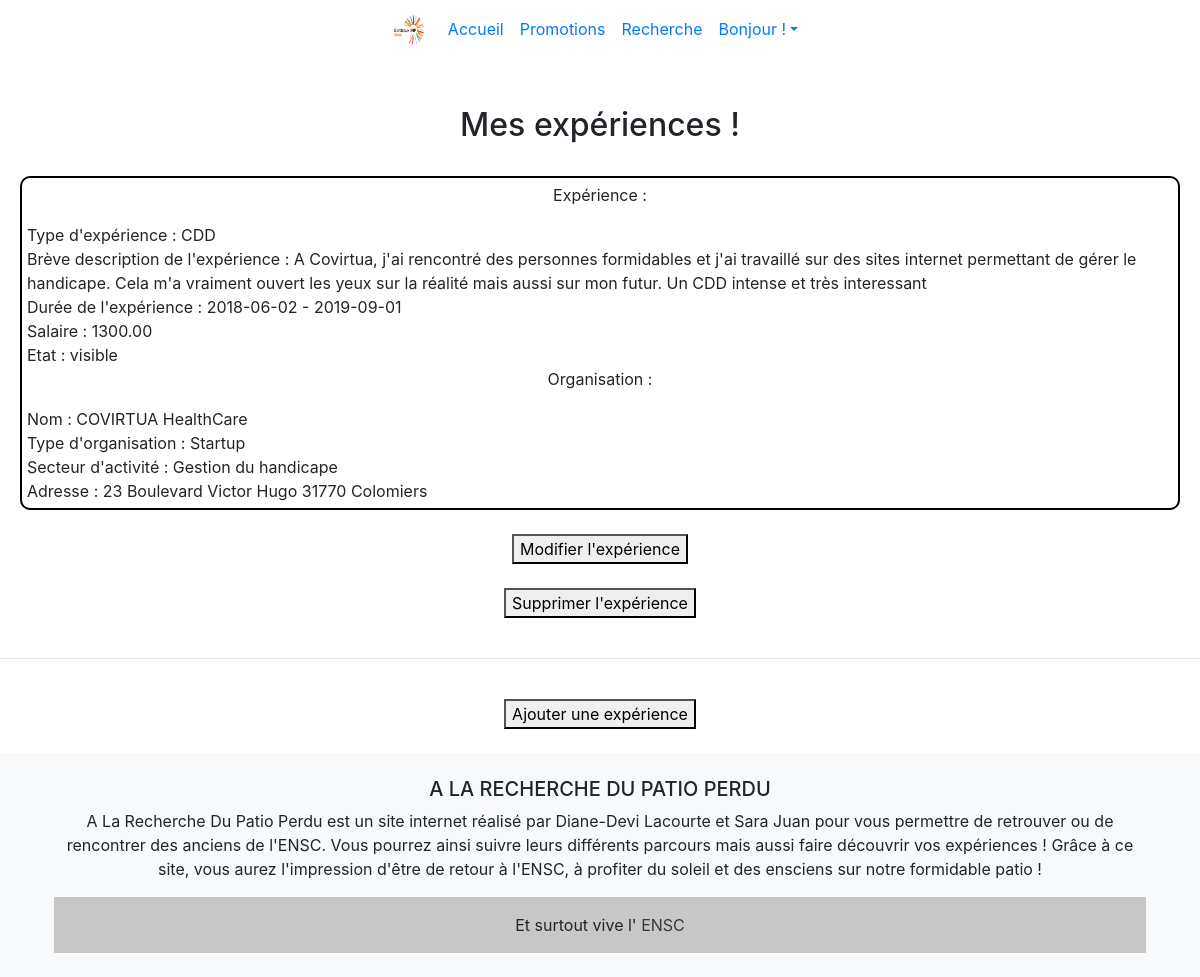
/mesexp.php (signed in), run on the app's committed database.
### tables this page shows
CREATE TABLE `experiencepro` (
  `id_exppro` int(10) NOT NULL,
  `type_exp` varchar(50) DEFAULT NULL,
  `description_exp` varchar(500) DEFAULT NULL,
  `date_debut` date DEFAULT NULL,
  `date_fin` date DEFAULT NULL,
  `salaire` decimal(10,2) DEFAULT NULL,
  `etat` tinyint(1) DEFAULT NULL,
  `id_organisation` int(11) NOT NULL,
  `id_eleve` int(11) NOT NULL
);

CREATE TABLE `organisation` (
  `id_organisation` int(10) NOT NULL,
  `nom_organisation` varchar(50) NOT NULL,
  `type_organisation` varchar(50) DEFAULT NULL,
  `secteur_activite` varchar(50) DEFAULT NULL,
  `ad_postale` varchar(50) DEFAULT NULL,
  `code_postal_organisation` int(5) DEFAULT NULL,
  `ville_organisation` varchar(50) DEFAULT NULL
);

### includes/functions.php (called while the page is built, shortened)
<?php
function getDb() {
    $server = "localhost";
    $username = "alarunru_admin";
    $password = "20kaonashi23";
    $db = "alarunru_anciens";
    return new PDO("mysql:host=$server;dbname=$db;charset=utf8", "$username", "$password",
    array(PDO::ATTR_ERRMODE => PDO::ERRMODE_EXCEPTION));
}
function get_xp($nom, $prenom){
    $request=getDB() -> prepare("SELECT * FROM experiencepro, eleve WHERE nom_eleve=? AND prenom_eleve=?
    AND eleve.id_eleve = experiencepro.id_eleve");
    $request -> execute(array($nom, $prenom));
    return $request;
}
function get_utilisateur($user){
    $request=getDB() -> prepare("SELECT nom_eleve, prenom_eleve FROM eleve, acces WHERE acces.id_eleve = eleve.id_eleve
    AND acces.nom_utilisateur=?");
    $request -> execute(array($user));
    return $request;
}
function get_organisation($id_organisation){
    $request=getDB() -> prepare("SELECT * FROM organisation WHERE id_organisation=?");
    $request -> execute(array($id_organisation));
    return $request;
}
function is_gest_connected(){
    $request=getDB()->prepare("SELECT login_gestionnaire FROM gestionnaire");
    $request->execute();
    $res = $request->fetch();
}

### mesexp.php (the view, shortened to what this page needs)
<?php
include_once "includes/head.php";
include_once "includes/functions.php";
    $user = $_SESSION['login'];
    $info = get_utilisateur($user);
    $result = $info ->fetchAll();
    foreach( $result as $ligne)
            { $nom = $ligne['nom_eleve'];
                $prenom = $ligne['prenom_eleve'];
            }
    $eleve = get_xp($nom, $prenom);
    $res = $eleve->fetchAll();
    ?>
<html>
    <?php include_once "includes/header.php";?>
    <body>
        <h2 class="titre_page">Mes expériences !</h2>
            <div>
                    ?><div><?php
                    foreach( $res as $ligne1)
                    { ?> <div class="cadre"> <p class="titre_page">Expérience : </p> <?php
                        echo "Type d'expérience : ". $ligne1['type_exp'];
                        ?> <br/> <?php
                        echo "Brève description de l'expérience : ". $ligne1['description_exp'];
                        ?> <br/> <?php
                        echo "Durée de l'expérience : ". $ligne1['date_debut']." - ".$ligne1['date_fin'];
                        ?> <br/> <?php
                        echo "Salaire : ". $ligne1['salaire'];
                        ?> <br/> <?php
                        if ($ligne1['etat'] == 0)echo "Etat : visible";
                        else echo "Etat : invisible";
                    $id_organisation=$ligne1['id_organisation'];
                    $organisation = get_organisation($id_organisation);
                    $resu = $organisation->fetchAll();
                    foreach( $resu as $ligne2)
                        { ?> <p class="titre_page">Organisation : </p> <?php
                            echo "Nom : ". $ligne2['nom_organisation'];
                            ?> <br/> <?php
                            echo "Type d'organisation : ". $ligne2['type_organisation'];
                            ?> <br/> <?php
                            echo "Secteur d'activité : ". $ligne2['secteur_activite'];
                            ?> <br/> <?php
                            echo "Adresse : ". $ligne2['ad_postale']." ".$ligne2['code_postal_organisation']." ".$ligne2['ville_organisation'];
                            ?> <br/> <?php
                        }
                        ?>
                        </div><br/>
                        <form  name="modifierexp" action="modifierexp.php" method="post"><button type="submit">Modifier l'expérience</button><input type="hidden" name="id" value="<?= $ligne1['id_exppro'] ?>" ></input></form><br/>
                        <form  name="supexp" action="supexp.php" method="post"><button type="submit">Supprimer l'expérience</button><input type="hidden" name="id" value="<?= $ligne1['id_exppro'] ?>" ></input></form>
                        <br/>
                    <?php } ?>
            </div>
            <div>
                <hr/><br/>
                <form  name="ajoutexp" action="addexp.php" method="post"><button type="submit">Ajouter une expérience</button></form>
                <br/>
            </div>
            <?php include_once "includes/footer.php";?>
        </body>
</html>

### css/style.css (style rules this page uses)
.titre_page, .soustitre { text-align:center; padding-right: 10px; padding-left:10px; }
.cadre { border-width:2px; border-style: solid; border-color: black; border-radius: 10px; margin-left:20px; margin-right: 20px; padding: 5px; }
button { display: block; margin : auto; }

### data on the page
experiencepro: type_exp "CDD", description_exp "A Covirtua, j'ai rencontré des personnes formidables et j'ai travaillé sur des sites internet permettant de gérer le handicape. Cela m'a vraiment ouvert les yeux sur la réalité mais aussi sur mon futur. Un CDD intense et très interessant", date_debut "2018-06-02", date_fin "2019-09-01", salaire "1300.00", etat "Etat : visible"
organisation: nom_organisation "COVIRTUA HealthCare", type_organisation "Startup", secteur_activite "Gestion du handicape", ad_postale "23 Boulevard Victor Hugo", code_postal_organisation "31770", ville_organisation "Colomiers"
